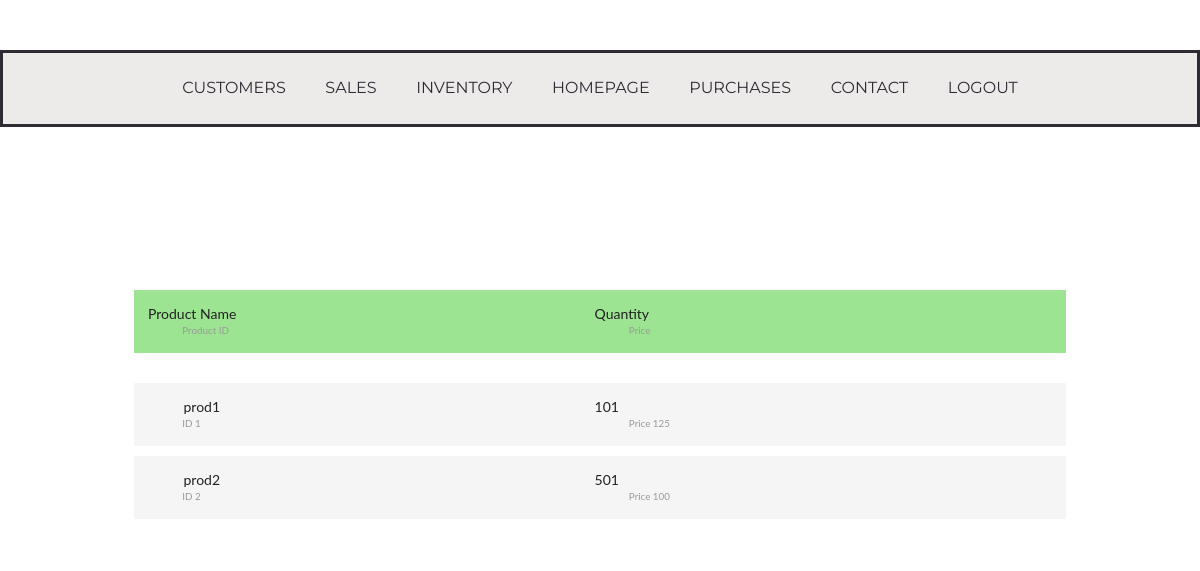
Screenshot of /inventory.php (signed in) with the database file from the repository.
### tables this page shows
CREATE TABLE `product` (
  `product_id` int(11) NOT NULL,
  `product_name` varchar(20) NOT NULL,
  `product_price` int(11) NOT NULL,
  `qty` int(11) NOT NULL
);

### inventory.php (the view, shortened to what this page needs)
<!DOCTYPE html>
<html>
<head>
<link rel="stylesheet" href="templates/css/font-awesome_customers.min.css" />
<link rel="stylesheet" type="text/css" href="templates/css/easy-responsive-tabs_customers.css " />
<link href="templates/css/style_customers.css" rel="stylesheet" type="text/css" media="all" />
<link href="templates/css/style_index.css" rel="stylesheet" type="text/css" media="all" />
</head>
<body>
	<div class="main">
		<h1>Inventory dashboard</h1>
		<div class="agileinfo_pricing" style="width:80%">
			<div class="agileinfo_pricing1" >
                <ul class="w3_agile_price" style="background: #9ce491;margin-bottom: 30px;">
					<li>
                        Product Name
						<span>Product ID</span>
					</li>
					<li>
                        Quantity<span>Price</span>
					</li>
				</ul>
<?php
require("db_connection.php");
$sql = 'SELECT * FROM `product`';
$result = mysqli_query($conn,$sql);
while($row = mysqli_fetch_array($result,MYSQLI_ASSOC))
{
    $product_id = $row['product_id'];
    $product_name = $row['product_name'];
    $product_price = $row['product_price'];
    $qty = $row['qty'];
?>
				<ul class="w3_agile_price">
					<li>
                    <i class="fa fa-line-chart" aria-hidden="true"></i>
                    <?php echo(" ".$product_name); ?>
						<span>ID<?php echo(" ".$product_id); ?></span>
					</li>
					<li>
						<?php echo(" ".$qty); ?>
						<span>Price<?php echo(" ".$product_price); ?></span>
					</li>
                </ul>
<?php
}
?>
			</div>
		</div>
	</div>
</body>
</html>

### templates/css/easy-responsive-tabs_customers.css (style rules this page uses)
body { margin: 0px; padding: 0px; background: #f5f5f5; font-family: 'Segoe UI'; }

### templates/css/style_customers.css (style rules this page uses)
html,body,div,span,applet,object,iframe,h1,h2,h3,h4,h5,h6,p,blockquote,pre,a,abbr,acronym,address,big,cite,code,del,dfn,em,img,ins,kbd,q,s,samp,small,strike,strong,sub,sup,tt,var,b,u,i,dl,dt,dd,ol,nav ul,nav li,fieldset,form,label,legend,table,caption,tbody,tfoot,thead,tr,th,td,article,aside,canvas,details,embed,figure,figcaption,footer,header,hgroup,menu,nav,output,ruby,section,summary,time,mark,audio,video { margin:0;padding:0;border:0;font-size:100%;font:inherit;vertical-align:baseline; }
ol,ul { list-style:none;margin:0px;padding:0px; }
a { text-decoration:none; }
html, body { font-size: 100%; font-family: 'Montserrat', sans-serif; background:url(../images/1.jpg) no-repeat 0px 0px; background-size: cover; -webkit-background-size: cover; -moz-background-size: cover; -o-background-size: cover; -ms-background-size: cover; }
h1,h2,h3,h4,h5,h6,input,p,a,select { font-family: 'Montserrat', sans-serif; margin:0; }
ul,label { margin:0; padding:0; }
body a:hover,body a { text-decoration:none; }
.main { padding:4em 0; }
.main h1 { text-align: center; color: #fff; font-size: 2.5em; letter-spacing: 0; margin-bottom: 1em; text-transform: uppercase; }
.w3_main_grid1,.agileinfo_pricing1,.wthree_level1 { padding:1em; }
.w3layouts_main_grid,.agileinfo_pricing,.wthree_level { background:#fff; width: 90%; }
.agileits_earnings,.w3layouts_main_grid,.agileinfo_pricing,.wthree_level { width:35%; margin:0 auto; }
.agileinfo_pricing1 ul { padding: 1em; background: #f5f5f5; }
.agileinfo_pricing1 ul li { display:inline-block; font-size:1em; color:#212121; width:49%; }
.agileinfo_pricing1 ul li span { display:block; font-size:.7em; color:#999; padding-left:3.5em; }
.agileinfo_pricing1 ul li i { color: #5acd33; padding-right: 1.5em; }
@media (max-width:1440px) { .agileits_earnings, .w3layouts_main_grid, .agileinfo_pricing, .wthree_level { width: 39%; } }
@media (max-width: 1366px) { .agileits_earnings, .w3layouts_main_grid, .agileinfo_pricing, .wthree_level { width: 80%; } }

### templates/css/style_index.css (style rules this page uses)
body { font-family: 'Lato', sans-serif; margin:0; }
.navigation { border:3px solid #2e2b34; background:#ecebe9; margin-top:50px; }
.navigation ul { padding:0; margin:0; text-align:center; }
.navigation ul li { display:inline-block; }
.navigation ul li a { color: #2e2b34; margin: 24px 18px; font-size: 16px; font-weight:400; text-decoration: none; display: block; }
.navigation ul li:nth-child(4) { margin-left: 0; }

### rows the page displays
product: product_name "prod1", product_id "1", qty "101", product_price "125"
product: product_name "prod2", product_id "2", qty "501", product_price "100"
